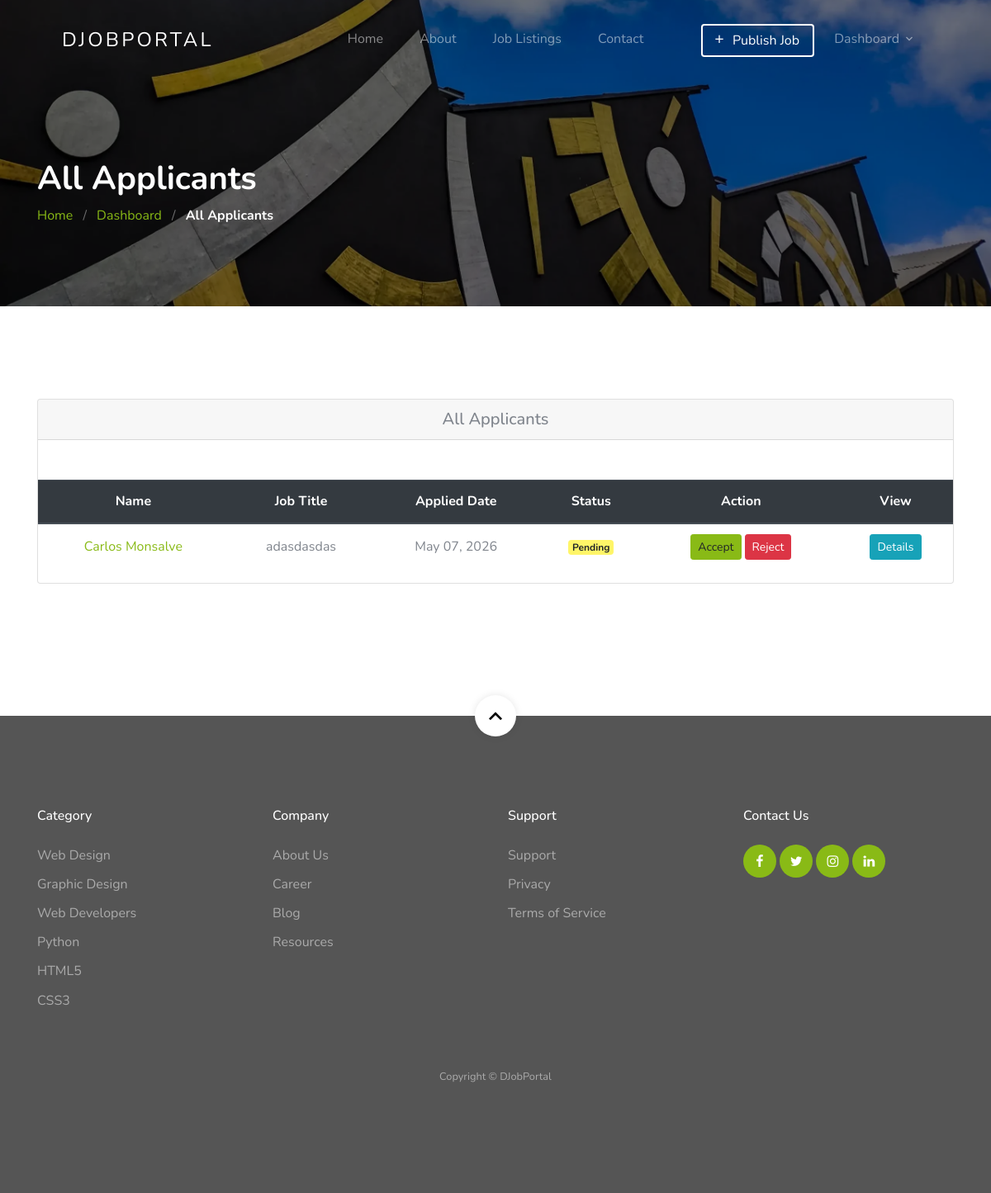
The page /dashboard/employer/job/1/applicants/ (signed in) on the database as committed earlier.
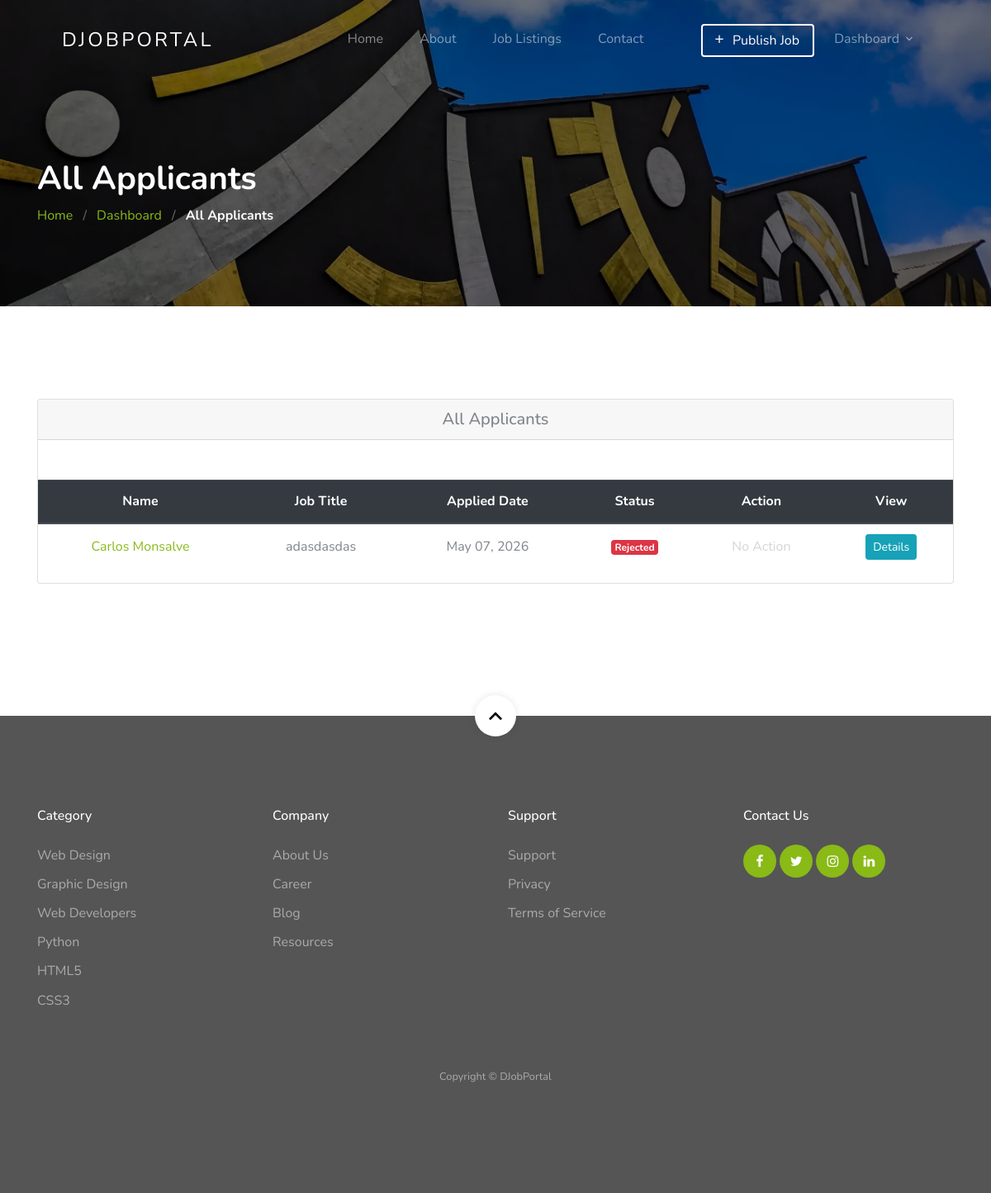
The same page on the database as committed later.
### apps/jobapp/models/relations.py (models this page shows, shortened)
class Applicant(TimeStampedModel, SoftDeleteModel):
    user = models.ForeignKey(User, on_delete=models.CASCADE)
    job = models.ForeignKey(Job, on_delete=models.CASCADE)
    status = models.CharField(max_length=10, choices=STATUS_CHOICES, default='pending')
    class Meta:
        unique_together = ('user', 'job')

### apps/account/models/user.py (models this page shows, shortened)
class User(AbstractUser):
    username = None
    email = models.EmailField(
        unique=True,
        blank=False,
        error_messages={
            'unique': "A user with that email already exists.",
        },
    )
    role = models.CharField(choices=ROLE, max_length=10)
    gender = models.CharField(choices=GENDER_TYPE, max_length=1)
    USERNAME_FIELD = "email"
    REQUIRED_FIELDS = []
    objects = CustomUserManager()
    def get_full_name(self):
        return self.first_name + ' ' + self.last_name

### apps/jobapp/models/job.py (models this page shows, shortened)
class Job(TimeStampedModel, SoftDeleteModel):
    user = models.ForeignKey(User, related_name='User', on_delete=models.CASCADE)
    title = models.CharField(max_length=300, db_index=True)
    description = CKEditor5Field(config_name='extends')
    tags = TaggableManager()
    location = models.CharField(max_length=300, db_index=True)
    job_type = models.CharField(choices=JOB_TYPE, max_length=1, db_index=True)
    work_mode = models.CharField(choices=WORK_MODE, max_length=1, default='3')
    experience_level = models.CharField(choices=EXPERIENCE_LEVEL, max_length=1, default='0')
    category = models.ForeignKey(Category, related_name='Category', on_delete=models.CASCADE)
    salary = models.CharField(max_length=30, blank=True)
    views_count = models.PositiveIntegerField(default=0)
    company_name = models.CharField(max_length=300, db_index=True)
    company_description = CKEditor5Field(config_name='extends', blank=True, null=True)
    url = models.URLField(max_length=200)
    last_date = models.DateField()
    is_published = models.BooleanField(default=False)
    is_closed = models.BooleanField(default=False)
    class Meta:
        indexes = [
            models.Index(fields=['title', 'location']),
            models.Index(fields=['is_published', 'is_closed']),
        ]

### apps/jobapp/views/employer.py (the view)
# urls.py: path('dashboard/employer/job/<int:id>/applicants/', AllApplicantsView.as_view(), name='applicants'),
class AllApplicantsView(EmployerRequiredMixin, ListView):
    template_name = 'jobapp/all-applicants.html'
    context_object_name = 'all_applicants'
    def get_queryset(self):
        return Applicant.objects.filter(job_id=self.kwargs['id']).select_related('user', 'job')

### apps/jobapp/permission.py (called while the page is built)
    def test_func(self):
        return self.request.user.role == 'employer'

### template/jobapp/all-applicants.html (shortened to what the changed rows need)
{% extends 'base.html' %}
{% load static %}
{% block content %}
<section class="section-hero overlay inner-page bg-image" style="background-image: url('{% static 'images/hero_1.jpg' %}');"
    id="home-section">
    <div class="container">
        <div class="row">
            <div class="col-md-7">
                <h1 class="text-white font-weight-bold">All Applicants </h1>
            </div>
        </div>
    </div>
</section>
<section class="site-section">
    <div class="container">
        <div class="row">
            <div class="col-lg-12 mb-5">
                <div class="card">
                    <div class="table-responsive">
                        <table class="table text-center">
                            <thead class="thead-dark">
                                <tr>
                                    <th>Name</th>
                                    <th>Job Title</th>
                                    <th>Applied Date</th>
                                    <th>Status</th>
                                    <th>Action</th>
                                    <th>View </th>
                                </tr>
                            </thead>
                            <tbody>
                                {% for applicant in all_applicants %}
                                <tr>
                                    <td class="text-center"><a href="{% url 'account:candidate-profile' applicant.user.id %}">{{ applicant.user.get_full_name }}</a></td>
                                    <td>{{ applicant.job.title }}</td>
                                    <td>{{ applicant.created_at | date:'M d, Y' }}</td>
                                    <td>
                                        {% if applicant.status == 'pending' %}
                                            <span class="badge badge-warning">Pending</span>
                                        {% elif applicant.status == 'accepted' %}
                                            <span class="badge badge-success">Accepted</span>
                                        {% else %}
                                            <span class="badge badge-danger">Rejected</span>
                                        {% endif %}
                                    </td>
                                    <td>
                                        {% if applicant.status == 'pending' %}
                                        <div class="d-flex justify-content-center">
                                            <form action="{% url 'jobapp:update-applicant-status' applicant.id %}" method="POST" class="mr-1">
                                                <button type="submit" class="btn btn-success btn-sm">Accept</button>
                                            </form>
                                            <form action="{% url 'jobapp:update-applicant-status' applicant.id %}" method="POST">
                                                <button type="submit" class="btn btn-danger btn-sm">Reject</button>
                                            </form>
                                        </div>
                                        {% else %}
                                            <span class="text-muted">No Action</span>
                                        {% endif %}
                                    </td>
                                    <td>
                                        <a class="btn btn-info btn-sm" href="{% url 'jobapp:applicant-details' applicant.user.id %}"
                                                role="button">
                                            Details
                                        </a>
                                    </td>
                                </tr>
                                {% endfor %}
                            </tbody>
                        </table>
                    </div>
                </div>
            </div>
        </div>
    </div>
</section>
{% endblock %}

Rows that differ between the two databases and show on the page:
changed Applicant "Carlos Monsalve": status "Pending Accept Reject" → "Rejected No Action"
